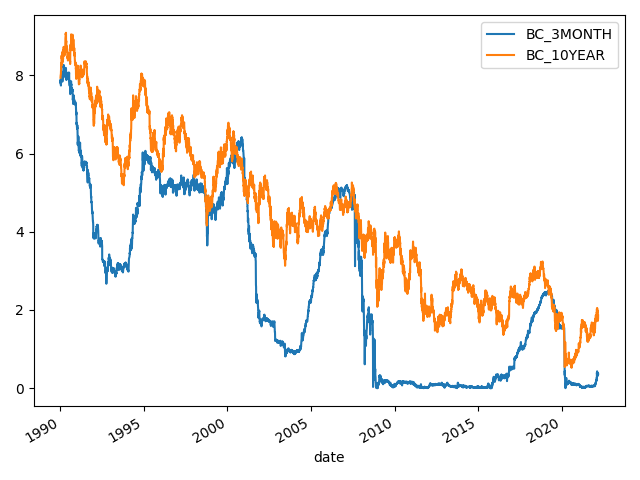

The script that saved this image:
import os
from dataclasses import dataclass
from datetime import datetime
from typing import Iterable

import bs4
import pandas as pd
import requests

__all__ = ["save_xml", "read_rates", "available_years"]

BC_KEYS = [
    "BC_1MONTH",
    "BC_3MONTH",
    "BC_6MONTH",
    "BC_1YEAR",
    "BC_2YEAR",
    "BC_3YEAR",
    "BC_5YEAR",
    "BC_7YEAR",
    "BC_10YEAR",
    "BC_20YEAR",
    "BC_30YEAR",
    "BC_30YEARDISPLAY",
]
DF_COLUMNS = ["date"] + BC_KEYS
BASE_URL = (
    "https://home.treasury.gov/resource-center/"
    "data-chart-center/interest-rates/pages/xml?"
    "data=daily_treasury_yield_curve&field_tdr_date_value={}"
)


def get_url_all():
    """Return URL for XML file that holds all data from 1990 to present.
    Currently not used, reserved for furture use.
    """
    return BASE_URL.format("all")


def get_url(year: int) -> str:
    return BASE_URL.format(year)


def fetch(url: str):
    return requests.get(url).text


def raise_if_empty(content: str) -> str:
    if "Error" in content:
        # when calling API too often an error emerges.
        raise ValueError("Cannot read from web. Try again later.")
    else:
        return content


def get_xml_content_from_web(year: int) -> str:
    """Safely return XML content as string"""
    url = get_url(year)
    return raise_if_empty(fetch(url))


def default_folder():
    dirname = "xml"
    if not os.path.exists(dirname):
        os.mkdir(dirname)
    return dirname


def filepath(year: int, folder=None):
    if not folder:
        folder = default_folder()
    filename = "{}.xml".format(year)
    return os.path.join(folder, filename)


def read(path):
    with open(path, "r") as f:
        return f.read()


def save(path: str, content: str):
    with open(path, "w") as f:
        f.write(content)


def rates(year):
    """Return Rates(year) for default location."""
    return Rates(year, default_folder())


@dataclass
class Rates:
    year: int
    folder: str

    @property
    def path(self):
        return os.path.join(self.folder, f"{self.year}.xml")

    def exists(self):
        return os.path.exists(self.path)

    def fetch_xml(self):
        return get_xml_content_from_web(self.year)

    def save_local(self):
        content = self.fetch_xml()
        save(self.path, content)
        return self

    def yield_datapoints(self):
        xml_content = read(self.path)
        return yield_datapoints_from_string(xml_content)

    def dataframe(self):
        return to_dataframe(self.yield_datapoints())

    def data(self):
        xml_content = read(self.path)
        soup = bs4.BeautifulSoup(xml_content, "xml")
        return soup.find_all("content")


def get_date(string) -> str:
    dt = datetime.strptime(string, "%Y-%m-%dT%H:%M:%S")
    return dt.strftime("%Y-%m-%d")


def yield_datapoints_from_string(xml_content) -> Iterable[dict]:
    """Parse XML string and yield one dictionary per date."""
    soup = bs4.BeautifulSoup(xml_content, "xml")
    data = soup.find_all("content")
    for datum in data:
        cur_dict = dict((key, elem(datum, key)) for key in BC_KEYS)
        # ignore type check with pyright below
        cur_dict["date"] = get_date(datum.find("NEW_DATE").text)  # type: ignore
        yield cur_dict


def elem(datum, key):
    # Needed to work around omissions in 30yr data starting year 2002
    # Also parsing 1990 is not like 2022
    x = datum.find(key)
    try:
        return float(x.text)
    except (ValueError, AttributeError):
        # pd.NA is not stable
        return 0


def to_dataframe(gen):
    df = pd.DataFrame(gen)[DF_COLUMNS]
    df["date"] = pd.to_datetime(df["date"])
    df.set_index("date", inplace=True)
    return df


def get_df(year, folder):
    r = Rates(year, folder)
    return r.dataframe()


def concat_dataframes(dfs):
    df = pd.concat(dfs).sort_index()
    return df[(df.sum(axis=1) != 0)]


def year_now():
    from datetime import datetime

    return datetime.today().year


def available_years():
    return list(range(1990, year_now() + 1))


def from_years(years: list, folder: str):
    dfs = []
    for year in years:
        r = Rates(year, folder)
        r.save_local()
        dfs.append(r.dataframe())
    return concat_dataframes(dfs)


def check_year(year):
    if year not in available_years():
        raise ValueError(f"{year} not supported.")


def years(start_year, end_year):
    check_year(start_year)
    check_year(end_year)
    assert start_year <= end_year
    return range(start_year, end_year + 1)


def save_xml(year, folder, overwrite=False):
    if overwrite:
        force_save(year, folder)
    else:
        soft_save(year, folder)


def force_save(year, folder):
    r = Rates(year, folder)
    r.save_local()
    print("Updated", r.path)


def soft_save(year, folder):
    r = Rates(year, folder)
    if not r.exists():
        r.save_local()
        print("Saved data for year", year)
    else:
        print("No action taken - file already exists", r.path)


def save_rates(start_year, end_year, folder):
    for year in years(start_year, end_year):
        soft_save(year, folder)


def read_rates(start_year, end_year, folder):
    dfs = []
    for year in years(start_year, end_year):
        r = Rates(year, folder)
        dfs.append(r.dataframe())
    return concat_dataframes(dfs)


def draw(folder=default_folder()):
    current_year = year_now()
    save_xml(current_year, folder, overwrite=True)
    df = read_rates(1990, current_year, folder)
    df.to_csv("ust.csv")
    make_chart(df, "ust.png")


def make_chart(df, output_file):
    import matplotlib.dates as dates
    import matplotlib.pyplot as plt

    ax = df[["BC_3MONTH", "BC_10YEAR"]].plot()
    ax.xaxis.set_major_locator(dates.YearLocator(5))
    ax.xaxis.set_major_formatter(dates.DateFormatter("%Y"))
    plt.tight_layout()

    plt.savefig(output_file)
